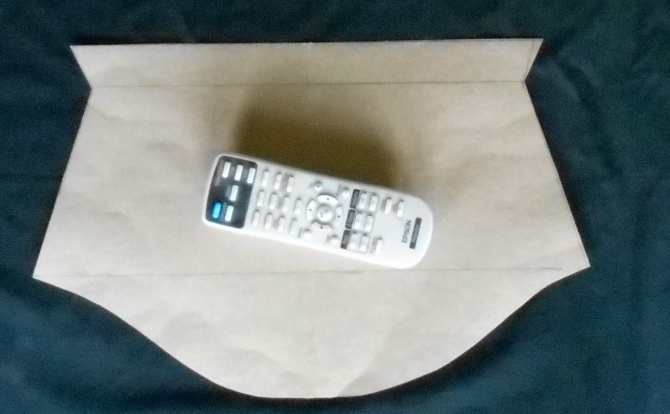
#> input picture Test4.jpg, 1340 x 827 px, found by its file name (shown at 1/2 size)
$ python importfixed2sideslengthcontour.py
#> lines starting #> are read from the running program, lines starting #| are printed output that depends on the picture; after the words box and inside, x2 and y2 are one past the last pixel; in counts of white or black regions, pixels touching at a corner belong together
import cv2
import numpy as np

image = cv2.imread('E:\python1\python\Test4.jpg')
#> image is the input picture: shape (827, 1340, 3); mean B, G, R 124.6, 125.6, 115.3

cv2.waitKey(0)

def image_resize(image, width = None, height = None, inter = cv2.INTER_AREA):
#> called with height = 800, inter = 3
    dim = None
    (h, w) = image.shape[:2]

    # if both the width and height are None, then return the original image
    if width is None and height is None:
        return image

    # check to see if the width is None
    if width is None:
        # calculate the ratio of the height and construct the
        # dimensions
        r = height / float(h)
        dim = (int(w * r), height)

    # otherwise, the height is None
    else:
        # calculate the ratio of the width and construct the dimensions
        r = width / float(w)
        dim = (width, int(h * r))

    # resize the image
    resized = cv2.resize(image , dim , interpolation = inter)

    # return the resized image
    return resized

#resized original image
resized = image_resize(image, height = 800)

# Grayscale
gray = cv2.cvtColor(resized, cv2.COLOR_BGR2GRAY)
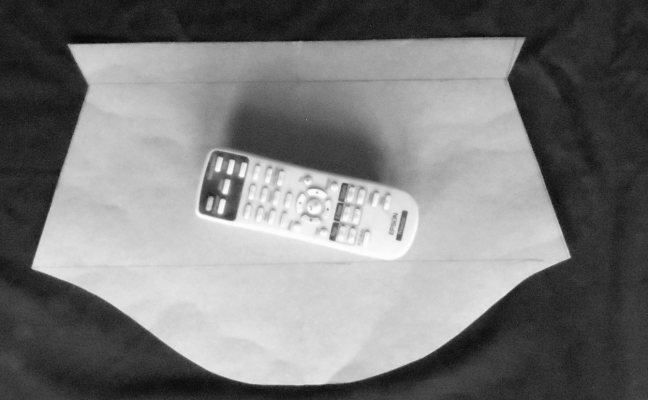
#> gray: shape (800, 1296) (shown at 1/2 size); min 5, max 254, mean 122.5

blurred = cv2.medianBlur(gray,5)
blurred = cv2.bilateralFilter(blurred,9,75,75)
blurred = cv2.GaussianBlur(blurred, (5,5), 0)
# cv2.imshow("Blurred Image",blurred)

# Find Canny edges
edged = cv2.Canny(blurred, 50 , 200 )
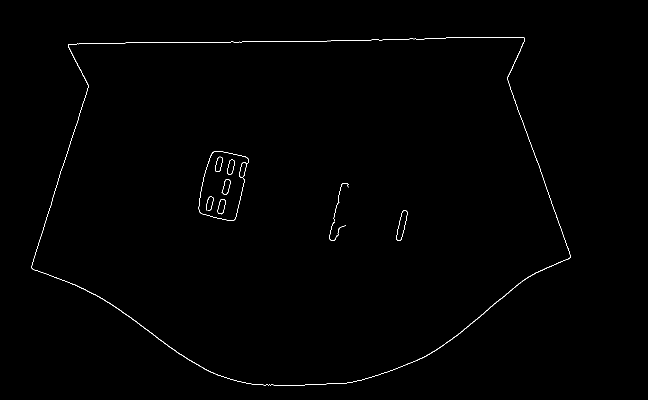
#> edged: shape (800, 1296) (shown at 1/2 size); 0.43% white in thin lines or dots, all inside (x1, y1, x2, y2) = (63, 74, 1142, 772)

cv2.waitKey(0)

# Finding Contours
# Use a copy of the image e.g. edged.copy()
# since findContours alters the image

# contours,hierarchy=cv2.findContours(edged,cv2.RETR_EXTERNAL,cv2.CHAIN_APPROX_SIMPLE)

contours , hierarchy = cv2.findContours(edged ,cv2.RETR_EXTERNAL,cv2.CHAIN_APPROX_NONE)
#> contours = 10 contours, 3 with area under 20; largest, box (x1, y1, x2, y2) and area: (792, 421, 815, 482) 676, (63, 74, 1142, 772) 451, (435, 398, 452, 429) 322, (443, 358, 461, 389) 322, (397, 302, 498, 442) 309, (430, 313, 446, 344) 304, (454, 319, 470, 350) 302

# cv2.imshow('Canny Edges After Contouring', edged)
cv2.waitKey(0)


# Draw all contours
# -1 signifies drawing all contours
# contour = max(contours,key = cv2.contourArea)
# print("hhh",contour)
cv2.drawContours(resized, contours, -1, (0 , 0 , 255), 2)
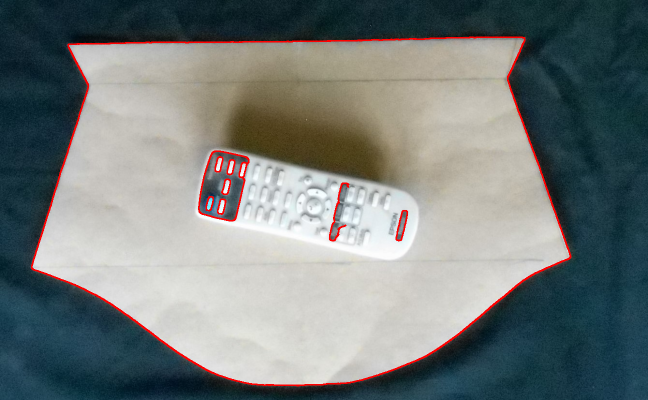
#> resized: shape (800, 1296, 3) (shown at 1/2 size); mean B, G, R 122.7, 123.8, 117.2
# contour = max(contours,key = cv2.contourArea)
# cv2.imshow("Largest Contour",contour)
cv2.waitKey(0)

font = cv2.FONT_HERSHEY_COMPLEX

# print(contours)

for cnt in contours :

    pixel_array = []
    pixel_length = 0
    epsilon = 0.009 * cv2.arcLength(cnt,True)
    approx = cv2.approxPolyDP(cnt, epsilon , True)
    print("--------")
    print(approx)
    print("-----------")

    n = approx.ravel()
    i = 0
    # [7 lines of commented-out code are left out]

    for j in n :
      print ("J",j)
    #   if i==0:
    #   print("J",j)
      x1 = n[0]
      y1 = n[1]
      x2 = n[2]
      y2 = n[3]

      pixel_length = np.sqrt((x2- x1) **2 + (y2- y1)**2)
    #   print(pixel_length)
      pixel_array.append(pixel_length)
      new_length = int(pixel_length)
      x=int((x1 + x2) / 2)
      y=int((y1 + y2) / 2)
      cv2.putText(resized,"{}".format(new_length) + "px", (x , y), cv2.FONT_HERSHEY_COMPLEX ,
       0.53, (0,0,0), 1)
    # print(new_length)

    # print("x1 y1", x1 , y1)
    # print("x2,y2",x2 , y2)

    #new x1,y1 x2,y2
    x1 = x2
    y1 = y2
    # print("x1,y1",x1,y1)
    i = i + 1
    # x1 = x2
    # y1 = y2

    print("n",n)

    x2 = n[i+3]
    y2 = n[i+4]
    # print("x2,y2",x2,y2)
    if i == j-1:
       x2 = n[0]
       y2 = n[1]
    x = int((x1 + x2) / 2)
    y = int((y1 + y2) / 2)
    pixel_length = np.sqrt((x2- x1) **2 + (y2- y1)**2)
    #   print(pixel_length)
    pixel_array.append(pixel_length)
    new_length = int(pixel_length)
    cv2.putText(resized,"{}".format(new_length) + "px", (x , y), cv2.FONT_HERSHEY_COMPLEX ,
       0.53, (0,0,0), 1)
#> this loop made 10 passes
#> (pixel_length, epsilon, x1, y1, x, y) on passes 1 to 8: (11, 1.73, 676, 458, 676, 463), (2.83, 1.3, 806, 421, 805, 422), (2.83, 0.725, 442, 398, 441, 399), (7.21, 1.26, 419, 393, 417, 396), (5, 1.89, 685, 366, 683, 368), (3.61, 0.725, 451, 359, 450, 360), (3.61, 0.699, 462, 319, 460, 320), (5, 0.705, 437, 314, 435, 316)
#> (printed output is left out)
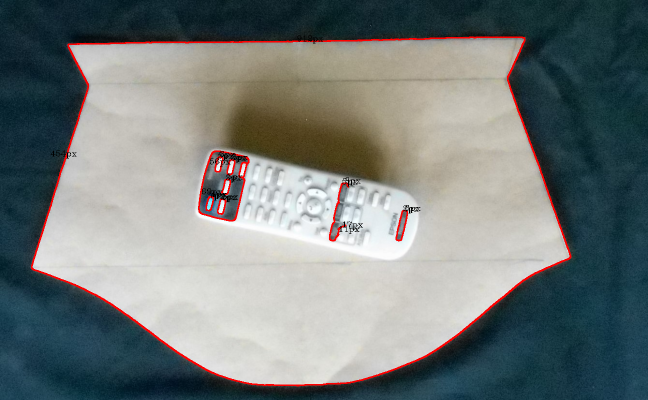
#> resized: shape (800, 1296, 3) (shown at 1/2 size); 0.21% of pixels changed, all inside (x1, y1, x2, y2) = (101, 71, 841, 468)
cv2.imshow('Contours' , resized)

cv2.waitKey(0)
cv2.destroyAllWindows()

$ run again, with Test1.jpg copied over Test4.jpg
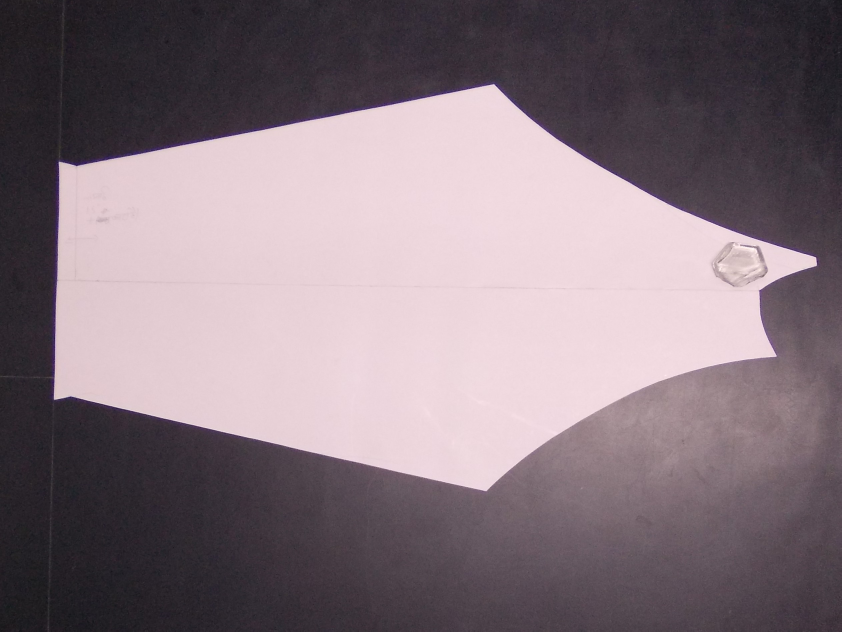
#> input picture Test1.jpg, 2524 x 1894 px, found by its file name (shown at 1/3 size)
#> image is the input picture: shape (1894, 2524, 3); mean B, G, R 124.9, 117.4, 132.3
#> `edged = cv2.Canny(blurred, 50 , 200 )`:
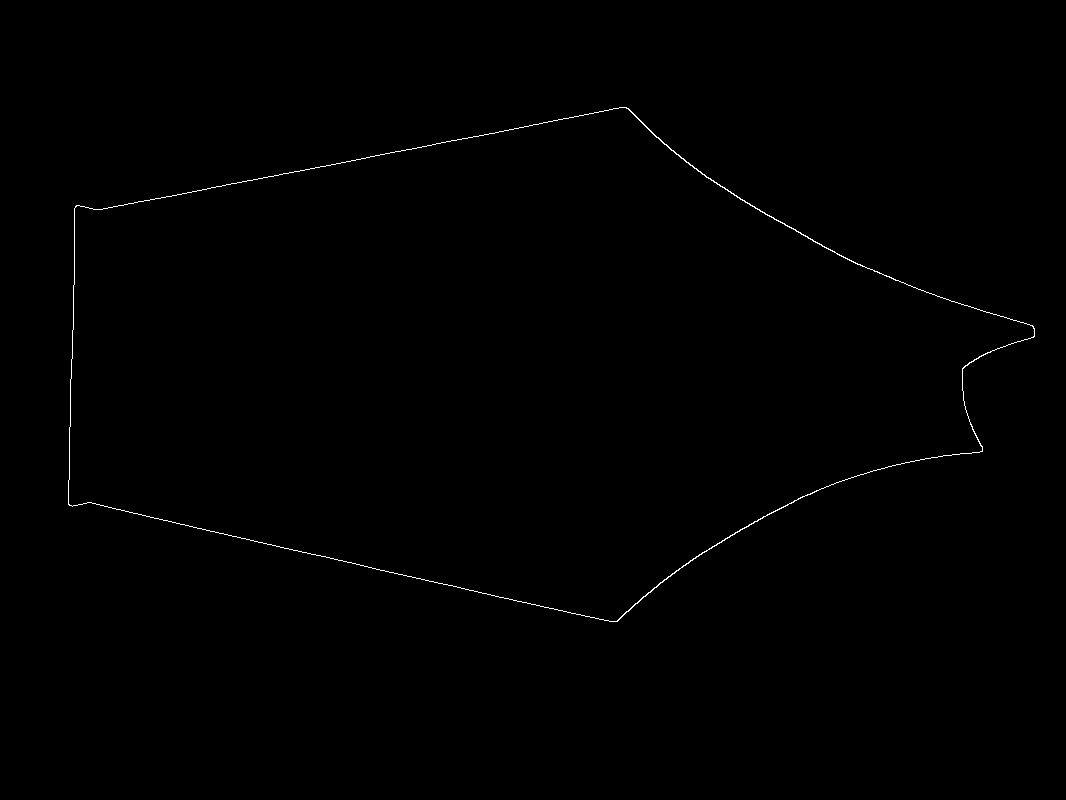
#> edged: shape (800, 1066); 0.31% white in thin lines or dots, all inside (x1, y1, x2, y2) = (68, 107, 1035, 622)
#> contours = 1 contour; box (x1, y1, x2, y2) and area: (68, 107, 1035, 622) 322788
#> the loop `for cnt in contours : ` made 1 pass
#> (pixel_length, epsilon, i, x1, y1, x) on pass 1: (241.1, 23.55, 1, 823, 246, 724)
#> (printed output is left out)
#> after the loop `for cnt in contours :`:
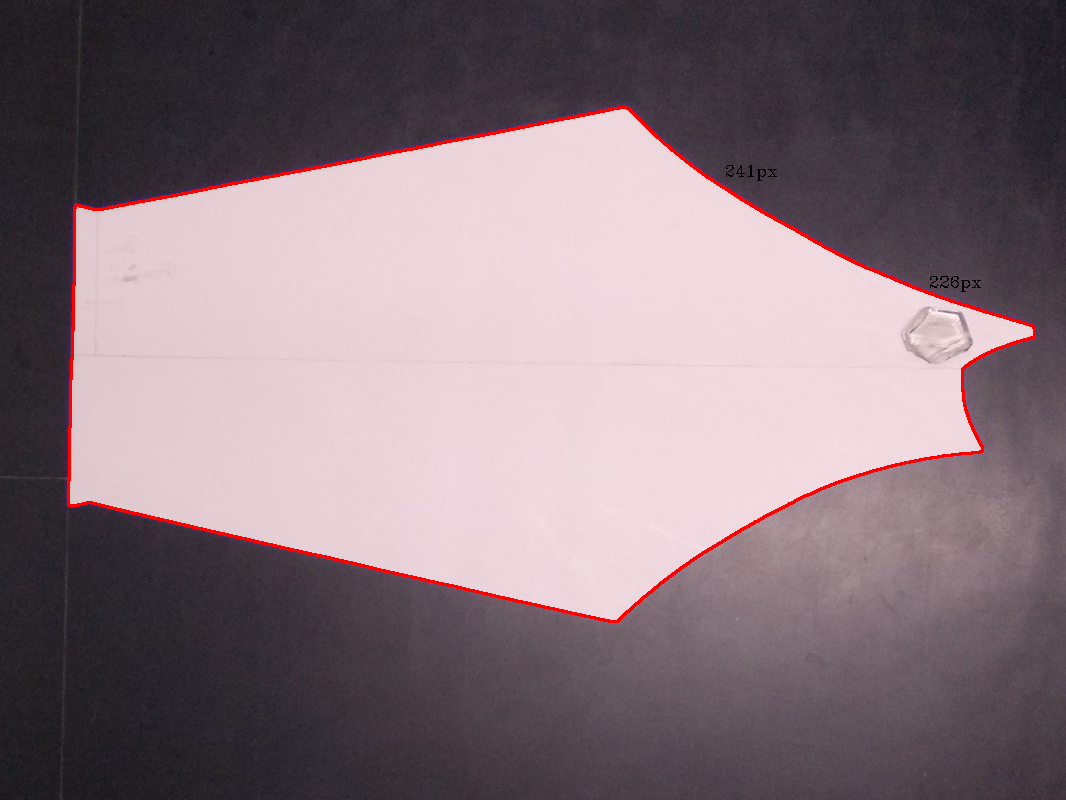
#> resized: shape (800, 1066, 3); mean B, G, R 123.3, 116, 133.2

$ run again, with Test2.jpg copied over Test4.jpg
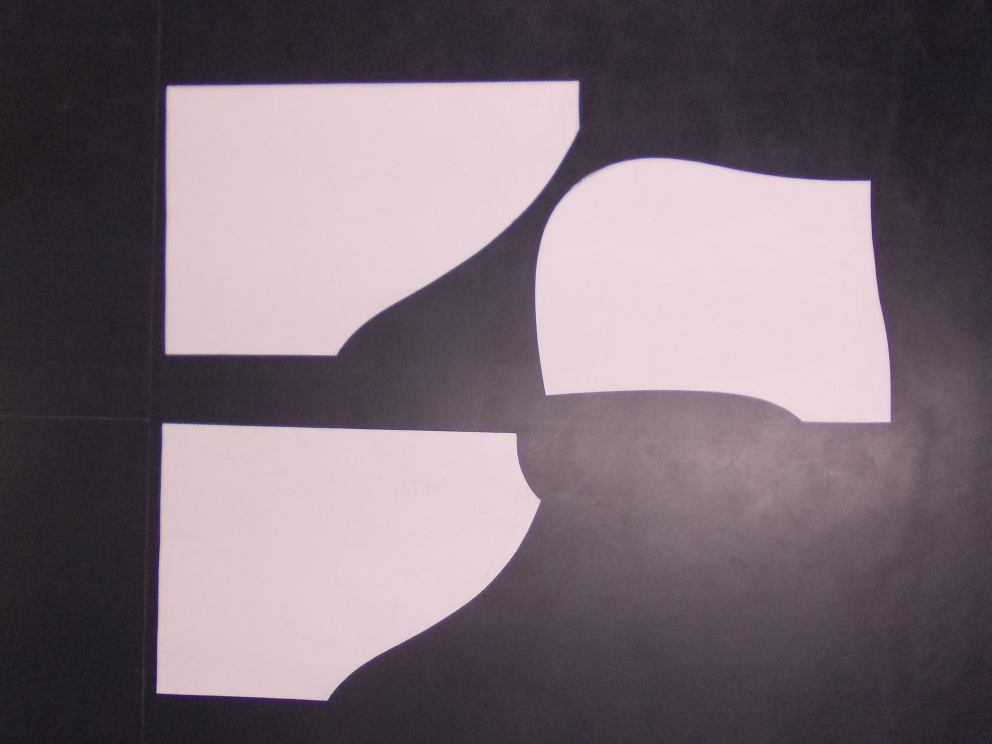
#> input picture Test2.jpg, 2976 x 2232 px, found by its file name (shown at 1/3 size)
#> image is the input picture: shape (2232, 2976, 3); mean B, G, R 116.5, 107.6, 121.6
#> `edged = cv2.Canny(blurred, 50 , 200 )`:
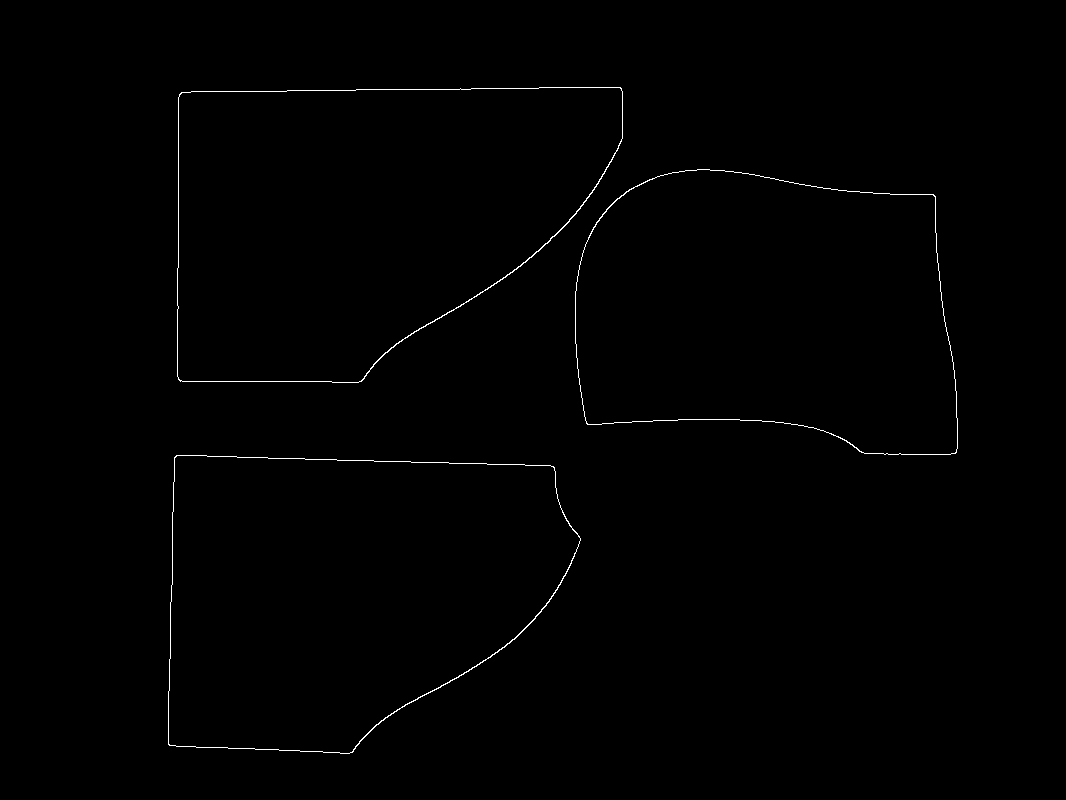
#> edged: shape (800, 1066); 0.48% white in thin lines or dots, all inside (x1, y1, x2, y2) = (168, 87, 958, 754)
#> contours = 3 contours; box (x1, y1, x2, y2) and area: (177, 87, 623, 383) 102522, (168, 455, 581, 754) 97416, (575, 169, 958, 455) 89570
#> the loop `for cnt in contours : ` made 3 passes
#> (pixel_length, epsilon, n, x1, y1, x) on passes 1, 3: (187.8, 11.56, [168, 744, 349, 753, 504, 647, 580, 540, 554, 467, 176, 455], 349, 753, 426), (287, 12.16, [621, 88, 181, 92, 178, 379, 361, 381, 569, 221, 621, 141], 181, 92, 179)
#> (printed output is left out)
#> after the loop `for cnt in contours :`:
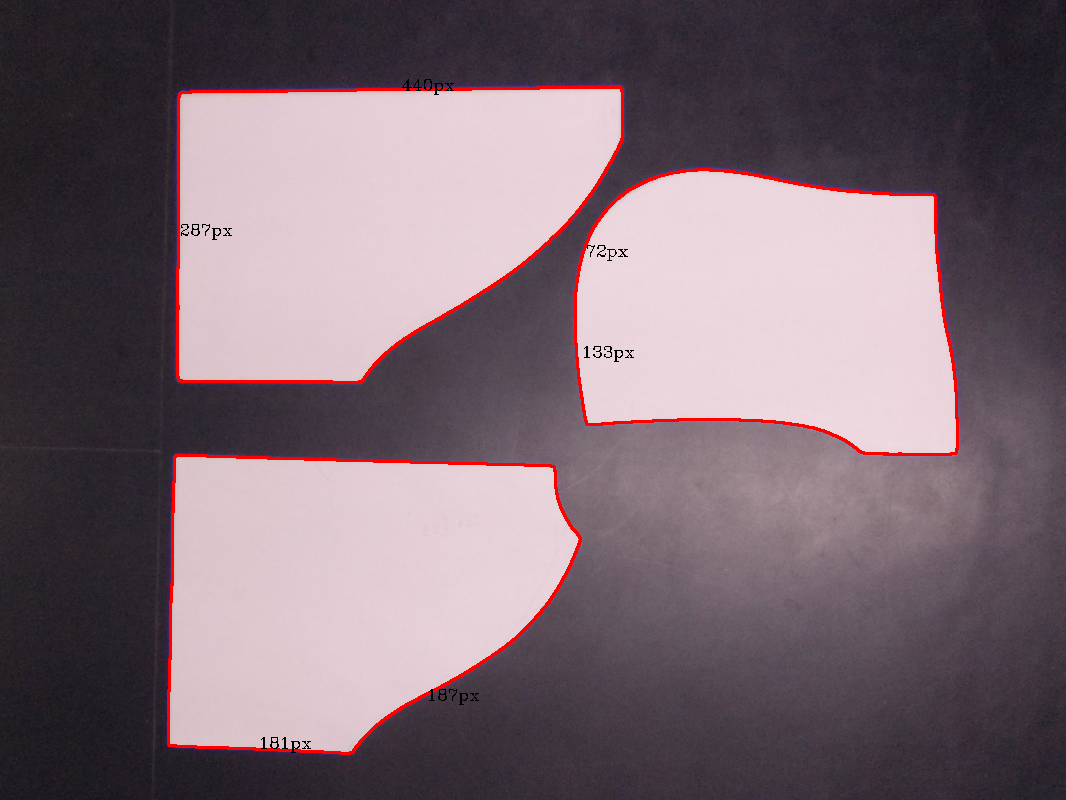
#> resized: shape (800, 1066, 3); mean B, G, R 114, 105.6, 122.8
